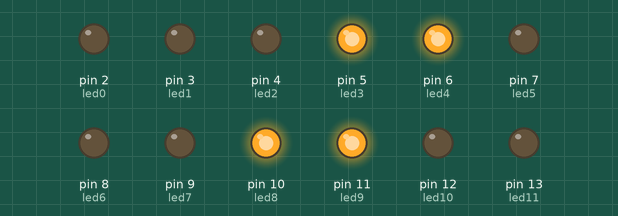
A sketch run on a simulated Arduino Uno, built with avr-gcc and run on an emulated ATmega328P. Parts: output pins drawn as LEDs (lit = HIGH).

Above: at 0.37 s.
At 0.6 s:
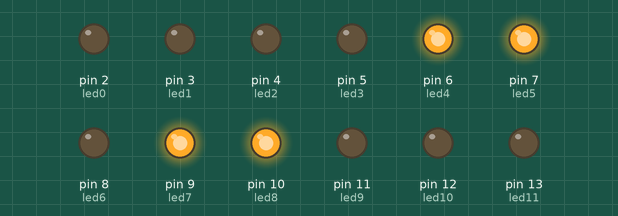
At 1.42 s:
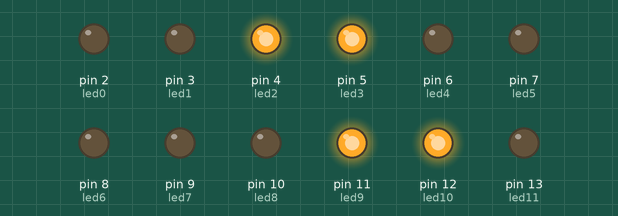
At 2.4 s:
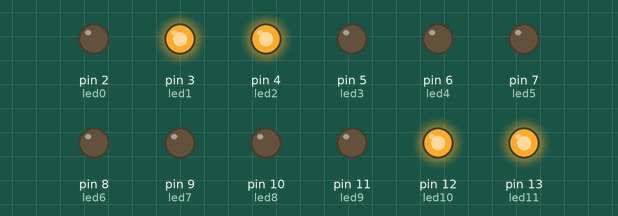
Timing chart, 0 to 3.0 s (numbered marks = the images above):
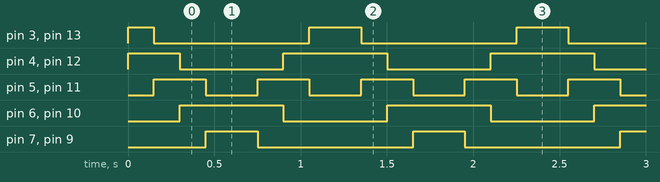

The sketch:

Coche_fantastic__4_.ino
```cpp
/**********************************************************************************
**                                                                               **
**                              Array de 8 LEDs                                  **
**                                                                               **
**                                                                               **
**********************************************************************************/

//********** Includes *************************************************************

//********** Variables ************************************************************
const int led0 = 2;          // donar nom al pin 5 de l’Arduino
const int led1 = 3;          // donar nom al pin 6 de l’Arduino
const int led2 = 4;          // donar nom al pin 7 de l’Arduino
const int led3 = 5;          // donar nom al pin 8 de l’Arduino
const int led4 = 6;          // donar nom al pin 9 de l’Arduino
const int led5 = 7;         // donar nom al pin 10 de l’Arduino
const int led6 = 8;         // donar nom al pin 11 de l’Arduino
const int led7 = 9;
const int led8 = 10;
const int led9 = 11;
const int led10 = 12;
const int led11 = 13;                                      // donar nom al pin 12 de l’Arduino

//********** Setup ****************************************************************
void setup()
{
  pinMode(led0, OUTPUT);     // definir el pin 5 com una sortida
  pinMode(led1, OUTPUT);     // definir el pin 6 com una sortida
  pinMode(led2, OUTPUT);     // definir el pin 7 com una sortida
  pinMode(led3, OUTPUT);     // definir el pin 8 com una sortida
  pinMode(led4, OUTPUT);     // definir el pin 9 com una sortida
  pinMode(led5, OUTPUT);     // definir el pin 10 com una sortida
  pinMode(led6, OUTPUT);     // definir el pin 11 com una sortida
  pinMode(led7, OUTPUT);
  pinMode(led8, OUTPUT);
  pinMode(led9, OUTPUT);
  pinMode(led10, OUTPUT);
  pinMode(led11, OUTPUT);

  // definir el pin 12 com una sortida
}

//********** Loop *****************************************************************
void loop()
{
  digitalWrite(led0, LOW);
  digitalWrite(led1, HIGH);
  digitalWrite(led2, HIGH);
  digitalWrite(led3, LOW);
  digitalWrite(led4, LOW);
  digitalWrite(led5, LOW);
  digitalWrite(led6, LOW);
  digitalWrite(led8, LOW);
  digitalWrite(led9, LOW);
  digitalWrite(led10, HIGH);
  digitalWrite(led11, HIGH);


  delay(150);

  digitalWrite(led0, LOW);
  digitalWrite(led1, LOW);
  digitalWrite(led2, HIGH);
  digitalWrite(led3, HIGH);
  digitalWrite(led4, LOW);
  digitalWrite(led5, LOW);
  digitalWrite(led6, LOW);
  digitalWrite(led7, LOW);
  digitalWrite(led8, LOW);
  digitalWrite(led9, HIGH);
  digitalWrite(led10, HIGH);
  digitalWrite(led11, LOW);

  delay(150);


  digitalWrite(led0, LOW);
  digitalWrite(led1, LOW);
  digitalWrite(led2, LOW);
  digitalWrite(led3, HIGH);
  digitalWrite(led4, HIGH);
  digitalWrite(led5, LOW);
  digitalWrite(led6, LOW);
  digitalWrite(led7, LOW);
  digitalWrite(led8, HIGH);
  digitalWrite(led9, HIGH);
  digitalWrite(led10, LOW);
  digitalWrite(led11, LOW);

  delay(150);


  digitalWrite(led0, LOW);
  digitalWrite(led1, LOW);
  digitalWrite(led2, LOW);
  digitalWrite(led3, LOW);
  digitalWrite(led4, HIGH);
  digitalWrite(led5, HIGH);
  digitalWrite(led6, LOW);
  digitalWrite(led7, HIGH);
  digitalWrite(led8, HIGH);
  digitalWrite(led9, LOW);
  digitalWrite(led10, LOW);
  digitalWrite(led11, LOW);

  delay(150);


  digitalWrite(led0, LOW);
  digitalWrite(led1, LOW);
  digitalWrite(led2, LOW);
  digitalWrite(led3, LOW);
  digitalWrite(led4, HIGH);
  digitalWrite(led5, HIGH);
  digitalWrite(led6, LOW);
  digitalWrite(led7, HIGH);
  digitalWrite(led8, HIGH);
  digitalWrite(led9, LOW);
  digitalWrite(led10, LOW);
  digitalWrite(led11, LOW);

  delay(150);


    digitalWrite(led0, LOW);
  digitalWrite(led1, LOW);
  digitalWrite(led2, LOW);
  digitalWrite(led3, HIGH);
  digitalWrite(led4, HIGH);
  digitalWrite(led5, LOW);
  digitalWrite(led6, LOW);
  digitalWrite(led7, LOW);
  digitalWrite(led8, HIGH);
  digitalWrite(led9, HIGH);
  digitalWrite(led10, LOW);
  digitalWrite(led11, LOW);

  delay(150);


    digitalWrite(led0, LOW);
  digitalWrite(led1, LOW);
  digitalWrite(led2, HIGH);
  digitalWrite(led3, HIGH);
  digitalWrite(led4, LOW);
  digitalWrite(led5, LOW);
  digitalWrite(led6, LOW);
  digitalWrite(led7, LOW);
  digitalWrite(led8, LOW);
  digitalWrite(led9, HIGH);
  digitalWrite(led10, HIGH);
  digitalWrite(led11, LOW);

  delay(150);


    digitalWrite(led0, LOW);
  digitalWrite(led1, HIGH);
  digitalWrite(led2, HIGH);
  digitalWrite(led3, LOW);
  digitalWrite(led4, LOW);
  digitalWrite(led5, LOW);
  digitalWrite(led6, LOW);
  digitalWrite(led8, LOW);
  digitalWrite(led9, LOW);
  digitalWrite(led10, HIGH);
  digitalWrite(led11, HIGH);


  delay(150);


}

//********** Funcions *************************************************************
```

Measured:
- by itself, pin 3 (led1), pin 13 (led11): repeats every 1.2 s: LOW 0.90 s, HIGH 0.30 s
- by itself, pin 4 (led2), pin 12 (led10): repeats every 1.2 s: LOW 0.60 s, HIGH 0.60 s
- by itself, pin 5 (led3), pin 11 (led9): alternates HIGH for 0.30 s and LOW for 0.30 s
- by itself, pin 6 (led4), pin 10 (led8): alternates HIGH for 0.60 s and LOW for 0.60 s
- by itself, pin 7 (led5), pin 9 (led7): alternates HIGH for 0.30 s and LOW for 0.90 s
